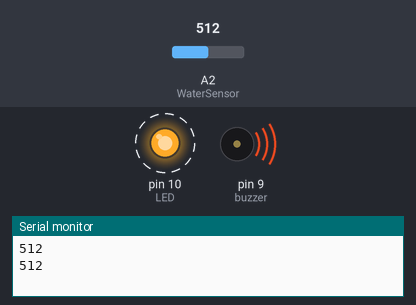
Simulated run of this sketch. Board: Arduino Uno, built with avr-gcc and run on an emulated ATmega328P. Shown: output pins drawn as LEDs (lit = HIGH), buzzer (waves = sounding), the last lines printed to the serial monitor. Dashed ring = blinking. The test bench sets the inputs (shaded band); at power-on: A2 (WaterSensor) = 512.

Above: at 1.3 s.
1.7 s: A2 (WaterSensor) set to 318
5.2 s: A2 (WaterSensor) set to 294
At 6.0 s:
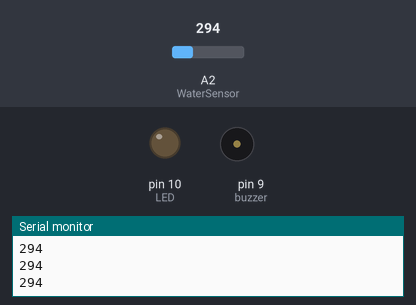
6.7 s: A2 (WaterSensor) set to 306
At 7.0 s:
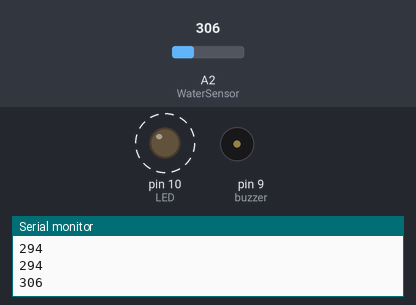
10.2 s: A2 (WaterSensor) set to 290
At 10.4 s:
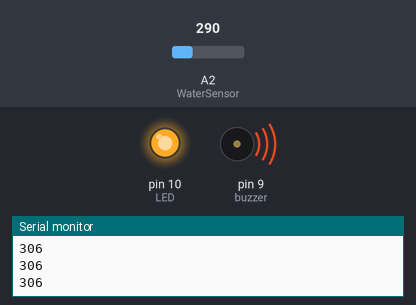
Timing chart, 0 to 12.8 s (numbered marks = the images above; inputs shaded):
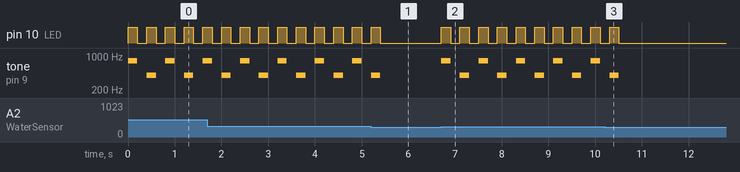

Measured:
- the behaviour switches between 301 and 300 on A2 (WaterSensor) (found by bisection; images 0 and 1)
- after the input at 5.2 s, pin 10 (LED): goes on until 5.4 s, then stays LOW; tone on pin 9 (buzzer): goes on until 5.4 s, then stays silent
- after the input at 6.7 s, pin 10 (LED): alternates HIGH for 0.20 s and LOW for 0.20 s, starting at once; tone on pin 9 (buzzer): silent → 800 Hz at once, then repeats every 0.80 s: silent 0.20 s, 400 Hz 0.20 s, silent 0.20 s, 800 Hz 0.20 s
- after the input at 10.2 s, pin 10 (LED): goes on until 10.5 s, then stays LOW; tone on pin 9 (buzzer): goes on until 10.5 s, then stays silent
- by itself, pin 10 (LED): alternates HIGH for 0.20 s and LOW for 0.20 s
- by itself, tone on pin 9 (buzzer): repeats every 0.80 s: 400 Hz 0.20 s, silent 0.20 s, 800 Hz 0.20 s, silent 0.20 s

The sketch:

FloodAlertProgram.ino
```cpp
// WATER FLOOD ALERT PROGRAM.

// declaring variables to store various values.
const int WaterSensor = 2;
const int buzzer = 9;
const int LED = 10;
int Water_value;


void setup() {

  // initializing the serial monitor.
  Serial.begin(9600);

  // declaring the various pins as INPUT or OUTPUT.
  pinMode(WaterSensor, INPUT);
  pinMode(buzzer, OUTPUT);
  pinMode(LED, OUTPUT);


}

// MAIN LOOP.
void loop() {

  // code to tie the 'Water_value' variable to the value of the water from the sensor through analogRead.
  Water_value = analogRead(WaterSensor);
  Serial.println(Water_value);

  // creating an if-statement to make the LED flash and buzzer beep when the serial monitor reads values from the water sensor.
  if (Water_value > 300){

    // adding features to the LED and buzzer such as, the sound of the buzzer, brightness of LED, and adding a delay.
    digitalWrite(LED, HIGH);
    tone(buzzer, 800);
    delay(200);

    digitalWrite(LED, LOW);
    noTone(buzzer);
    delay(200);

    digitalWrite(LED, HIGH);
    tone(buzzer, 400);
    delay(200);

    digitalWrite(LED, LOW);
    noTone(buzzer);
    delay(200);
  }

  else {

    digitalWrite(LED, LOW);
    noTone(buzzer);
  }

}
```
